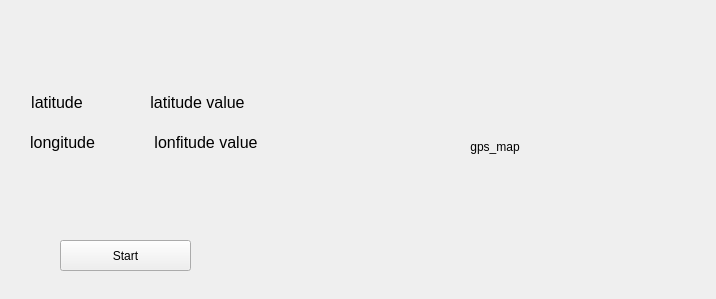
<?xml version="1.0" encoding="UTF-8"?>
<ui version="4.0">
 <class>Widget</class>
 <widget class="QWidget" name="Widget">
  <property name="geometry">
   <rect>
    <x>0</x>
    <y>0</y>
    <width>716</width>
    <height>299</height>
   </rect>
  </property>
  <property name="windowTitle">
   <string>Widget</string>
  </property>
  <widget class="QLabel" name="label_gps_map">
   <property name="geometry">
    <rect>
     <x>299</x>
     <y>30</y>
     <width>392</width>
     <height>233</height>
    </rect>
   </property>
   <property name="font">
    <font>
     <weight>50</weight>
     <bold>false</bold>
     <underline>false</underline>
    </font>
   </property>
   <property name="text">
    <string>gps_map</string>
   </property>
   <property name="scaledContents">
    <bool>false</bool>
   </property>
   <property name="alignment">
    <set>Qt::AlignCenter</set>
   </property>
  </widget>
  <widget class="QWidget" name="layoutWidget">
   <property name="geometry">
    <rect>
     <x>30</x>
     <y>130</y>
     <width>228</width>
     <height>25</height>
    </rect>
   </property>
   <layout class="QHBoxLayout" name="horizontalLayout_3">
    <item>
     <widget class="QLabel" name="label_lon">
      <property name="font">
       <font>
        <pointsize>12</pointsize>
       </font>
      </property>
      <property name="text">
       <string>longitude</string>
      </property>
      <property name="alignment">
       <set>Qt::AlignCenter</set>
      </property>
     </widget>
    </item>
    <item>
     <spacer name="horizontalSpacer_3">
      <property name="orientation">
       <enum>Qt::Horizontal</enum>
      </property>
      <property name="sizeHint" stdset="0">
       <size>
        <width>28</width>
        <height>20</height>
       </size>
      </property>
     </spacer>
    </item>
    <item>
     <widget class="QLabel" name="label_lon_value">
      <property name="font">
       <font>
        <pointsize>12</pointsize>
       </font>
      </property>
      <property name="text">
       <string>lonfitude value</string>
      </property>
      <property name="alignment">
       <set>Qt::AlignCenter</set>
      </property>
     </widget>
    </item>
   </layout>
  </widget>
  <widget class="QWidget" name="layoutWidget_2">
   <property name="geometry">
    <rect>
     <x>31</x>
     <y>90</y>
     <width>214</width>
     <height>25</height>
    </rect>
   </property>
   <layout class="QHBoxLayout" name="horizontalLayout_4">
    <item>
     <widget class="QLabel" name="label_lat">
      <property name="font">
       <font>
        <pointsize>12</pointsize>
       </font>
      </property>
      <property name="text">
       <string>latitude</string>
      </property>
      <property name="alignment">
       <set>Qt::AlignCenter</set>
      </property>
     </widget>
    </item>
    <item>
     <spacer name="horizontalSpacer_4">
      <property name="orientation">
       <enum>Qt::Horizontal</enum>
      </property>
      <property name="sizeHint" stdset="0">
       <size>
        <width>40</width>
        <height>20</height>
       </size>
      </property>
     </spacer>
    </item>
    <item>
     <widget class="QLabel" name="label_lat_value">
      <property name="font">
       <font>
        <pointsize>12</pointsize>
       </font>
      </property>
      <property name="text">
       <string>latitude value</string>
      </property>
      <property name="alignment">
       <set>Qt::AlignCenter</set>
      </property>
     </widget>
    </item>
   </layout>
  </widget>
  <widget class="QPushButton" name="pushButton_start">
   <property name="geometry">
    <rect>
     <x>60</x>
     <y>240</y>
     <width>131</width>
     <height>31</height>
    </rect>
   </property>
   <property name="text">
    <string>Start</string>
   </property>
  </widget>
 </widget>
 <resources/>
 <connections/>
</ui>
